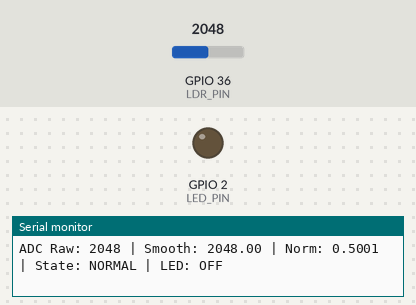
A sketch run on a simulated ESP32. On the bench: output pins drawn as LEDs (lit = HIGH), the last lines printed to the serial monitor. The inputs (shaded band) are chosen by the test bench; at power-on: GPIO 36 (LDR_PIN) = 2048.

Above: at 1.8 s.
1.9 s: GPIO 36 (LDR_PIN) set to 709
6.0 s: GPIO 36 (LDR_PIN) set to 630
At 7.0 s:
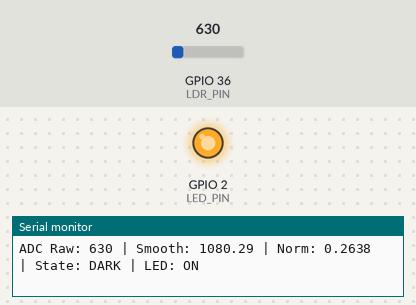
7.5 s: GPIO 36 (LDR_PIN) set to 1473
10.2 s: GPIO 36 (LDR_PIN) set to 1588
14.3 s: GPIO 36 (LDR_PIN) set to 533
18.4 s: GPIO 36 (LDR_PIN) set to 438
Timing chart, 0 to 21.4 s (numbered marks = the images above; inputs shaded):
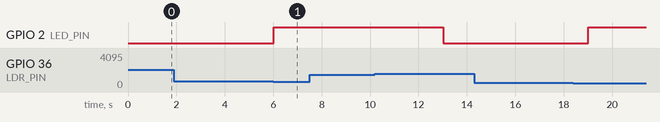

The sketch:

Arduino-code-without-mqtt.ino
```cpp
// =====================================================
// ESP32 LDR Unsupervised Learning Deployment
// Without MQTT
// =====================================================

// ===============================
// Pins
// ===============================
const int LDR_PIN = 36;
const int LED_PIN = 2;

// ===============================
// Learned thresholds from Python
// Copy these from K-means / clustering result
// ===============================
float THRESHOLD1 = 0.275f;   // DARK / NORMAL boundary
float THRESHOLD2 = 0.655f;   // NORMAL / BRIGHT boundary

// ===============================
// ADC normalization
// ===============================
float ADC_MIN = 0.0f;
float ADC_MAX = 4095.0f;

// ===============================
// Moving average smoothing
// ===============================
const int WINDOW_SIZE = 10;
int samples[WINDOW_SIZE];
int sampleIndex = 0;
bool bufferFilled = false;

// ===============================
// State
// ===============================
String currentState = "UNKNOWN";
bool ledState = false;

// ===============================
// Helper functions
// ===============================
float clamp01(float x) {
  if (x < 0.0f) return 0.0f;
  if (x > 1.0f) return 1.0f;
  return x;
}

float getMovingAverage(int newValue) {
  samples[sampleIndex] = newValue;
  sampleIndex = (sampleIndex + 1) % WINDOW_SIZE;

  if (sampleIndex == 0) {
    bufferFilled = true;
  }

  int count = bufferFilled ? WINDOW_SIZE : sampleIndex;
  if (count == 0) count = 1;

  long sum = 0;
  for (int i = 0; i < count; i++) {
    sum += samples[i];
  }

  return (float)sum / count;
}

String classifyLight(float normValue) {
  if (normValue < THRESHOLD1) {
    return "DARK";
  }
  else if (normValue < THRESHOLD2) {
    return "NORMAL";
  }
  else {
    return "BRIGHT";
  }
}

void setLED(bool state) {
  ledState = state;
  digitalWrite(LED_PIN, state ? HIGH : LOW);
}

void applyControl(String state) {
  if (state == "DARK") {
    setLED(true);
  }
  else {
    setLED(false);
  }
}

void printTelemetry(int adcRaw, float adcSmooth, float normValue, String state) {
  Serial.print("ADC Raw: ");
  Serial.print(adcRaw);

  Serial.print(" | Smooth: ");
  Serial.print(adcSmooth, 2);

  Serial.print(" | Norm: ");
  Serial.print(normValue, 4);

  Serial.print(" | State: ");
  Serial.print(state);

  Serial.print(" | LED: ");
  Serial.println(ledState ? "ON" : "OFF");
}

// ===============================
// Setup
// ===============================
void setup() {
  Serial.begin(115200);

  pinMode(LDR_PIN, INPUT);
  pinMode(LED_PIN, OUTPUT);

  setLED(false);

  for (int i = 0; i < WINDOW_SIZE; i++) {
    samples[i] = 0;
  }

  Serial.println("ESP32 LDR Unsupervised Learning Started");
  Serial.println("No Wi-Fi / No MQTT version");
}

// ===============================
// Main loop
// ===============================
void loop() {
  int adcRaw = analogRead(LDR_PIN);

  float adcSmooth = getMovingAverage(adcRaw);

  float normValue = clamp01((adcSmooth - ADC_MIN) / (ADC_MAX - ADC_MIN));

  String state = classifyLight(normValue);
  currentState = state;

  applyControl(state);

  printTelemetry(adcRaw, adcSmooth, normValue, state);

  delay(1000);
}
```

Measured:
- the behaviour switches between 666 and 665 on GPIO 36 (LDR_PIN) (found by bisection; images 0 and 1)
